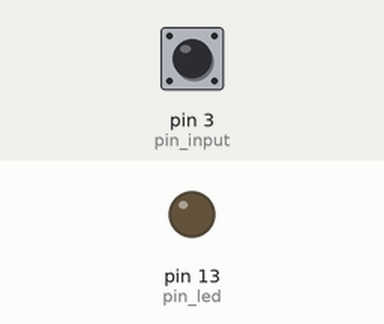
Bench run of a sketch on a simulated Arduino Uno, built with avr-gcc and run on an emulated ATmega328P. Parts: output pins drawn as LEDs (lit = HIGH). The inputs (shaded band) are chosen by the test bench; at power-on: pin 3 (pin_input) HIGH.

Above: at 1.2 s.
1.3 s: pin 3 (pin_input) pulled LOW for 0.15 s
At 2.0 s:
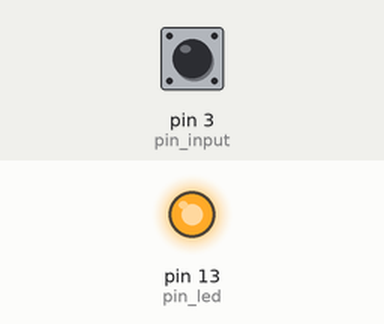
2.9 s: pin 3 (pin_input) pulled LOW for 1 s
At 3.2 s:
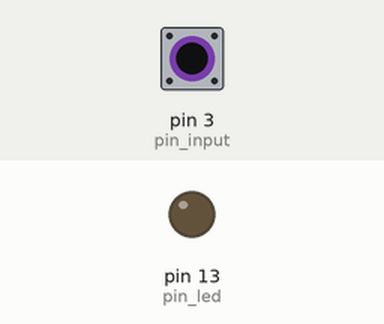
5.4 s: pin 3 (pin_input) pulled LOW for 3.2 s
At 6.3 s:
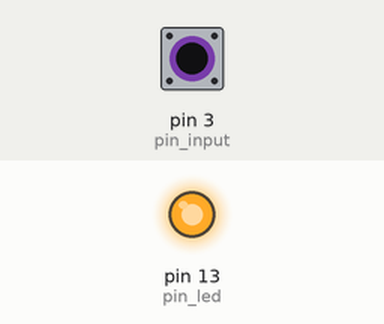
Timing chart, 0 to 8.4 s (numbered marks = the images above; inputs shaded):
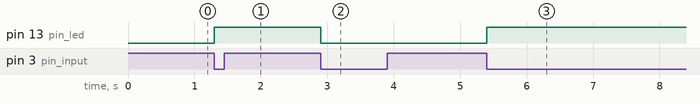

Measured:
- after the input at 1.3 s, pin 13 (pin_led): LOW → HIGH at once
- after the input at 2.9 s, pin 13 (pin_led): HIGH → LOW at once
- after the input at 5.4 s, pin 13 (pin_led): LOW → HIGH at once

The sketch:

1.4.ino
```cpp
// Digital I/O / Blinking LED
// Board connection pin of the LED
// ANODE (+) -> "longer leg" of the LED

#include <TimerThree.h>

uint8_t pin_led = 13;
uint8_t pin_input = 3;
volatile bool led_state = LOW;
bool last_input_state = HIGH;

void on_input()
{
  led_state = !led_state;
}

void setup () {
  pinMode(pin_led, OUTPUT);
  pinMode(pin_input, INPUT_PULLUP);
  digitalWrite(pin_led, led_state);

  attachInterrupt(digitalPinToInterrupt(pin_input), on_input, FALLING);
}

void loop() {
  digitalWrite(pin_led, led_state);
}
```
